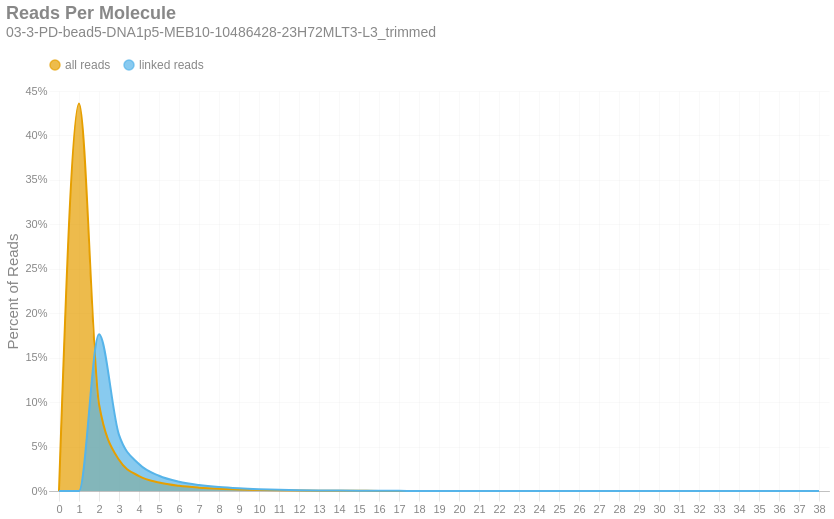

Notebook code cell kept with this figure:
### Markdown cell above
### Reads per Molecule
This chart shows the distribution of the number of reads per linked molecule. That is, how many alignments are associated with a unique molecule. This excludes the number of reads associated with invalid or absent linked-read barcodes. The `linked` histogram is the percentages recalculated when disregarding singletons.

### Code cell
if SKIPLR:
    print_html(f"Skipped")
else:

    binned_counts = np.bincount(valids['reads'].astype(int))
    all_perc = (binned_counts / n_reads)
    linked_perc = (binned_counts / n_linked_reads)
    linked_perc[1] = 0
    binned_df = pd.DataFrame({
        'readsper': range(len(binned_counts)),
        'all reads': all_perc,
        'linked reads': linked_perc
    })
    with SafeRender(binned_df):
        (
            density_plot(binned_df, 'Reads Per Molecule', samplename, 'readspmol')
            .encode(
                x=alt.X('readsper:O', title=None).axis(labelAngle=0)
                    .scale(domainMax= binned_df['readsper'].max()),
                y=alt.Y('value:Q', title='Percent of Reads')
                    .axis(format='%')
                    .stack(False),
                color=alt.Color("key:N").scale(domain = ["all reads", "linked reads"]),
                tooltip = [
                    alt.Tooltip("key:N", title = "Data Type"),
                    alt.Tooltip("readsper:O", title="Reads Per Molecule"),
                    alt.Tooltip("value:Q", format = ".2%", title="% Reads")
                ]
            )
        ).display()

### Figure 1 — Vega-Lite specification as saved in the notebook (floating-point values rounded to 4 significant figures)
{"width": "container", "height": 400, "config": {"title": {"anchor": "start", "dy": -15, "fontSize": 18, "color": "#888888", "subtitleColor": "#888888", "subtitleFontSize": 14}, "arc": {"fill": "#0072B2"}, "axis": {"domainColor": "#888888", "domainWidth": 0.5, "gridWidth": 0.2, "grid": false, "titleFontWeight": 400, "titleFontSize": 15, "labelFontSize": 11, "labelColor": "#888888", "tickColor": "#888888", "tickWidth": 0.2, "titleColor": "#888888"}, "axisBand": {"grid": false}, "axisX": {"grid": true, "tickSize": 10, "domainCap": "round"}, "axisY": {"domain": false, "grid": true, "tickSize": 0, "domainCap": "round"}, "background": "transparent", "header": {"labelFontSize": 15, "labelColor": "#888888", "titleFontSize": 15, "titleFontWeight": 600, "titleColor": "#888888"}, "legend": {"labelFont": "sans-serif", "labelFontSize": 12, "labelColor": "#888888", "symbolSize": 100, "symbolType": "circle", "titleFontSize": 12, "titlePadding": 10, "titleColor": "#888888", "title": null, "orient": "top"}, "range": {"category": ["#E69F00", "#56B4E9", "#009E73", "#F0E442", "#0072B2", "#D55E00", "#CC79A7", "#000000"], "diverging": ["#cfe8f3", "#a2d4ec", "#73bfe2", "#46abdb", "#1696d2", "#12719e"]}, "area": {"fill": "#0072B2", "fillOpacity": 0.7, "line": true, "strokeOpacity": 0.7}, "line": {"color": "#0072B2", "stroke": "#0072B2", "strokeWidth": 2}, "trail": {"color": "#0072B2", "stroke": "#0072B2", "strokeWidth": 0, "size": 1}, "point": {"filled": true}, "text": {"color": "#888888", "fontSize": 11, "align": "right", "fontWeight": 400, "size": 11}, "bar": {"fill": "#0072B2", "stroke": null}, "view": {"stroke": null, "continuousWidth": 660, "continuousHeight": 400}}, "data": {"name": "data-61940a7b4943c141bfc58acdda25b2d8"}, "mark": {"type": "area", "interpolate": "monotone"}, "encoding": {"color": {"field": "key", "scale": {"domain": ["all reads", "linked reads"]}, "type": "nominal"}, "tooltip": [{"field": "key", "title": "Data Type", "type": "nominal"}, {"field": "readsper", "title": "Reads Per Molecule", "type": "ordinal"}, {"field": "value", "format": ".2%", "title": "% Reads", "type": "quantitative"}], "x": {"axis": {"labelAngle": 0}, "field": "readsper", "scale": {"domainMax": 38.0}, "title": null, "type": "ordinal"}, "y": {"axis": {"format": "%"}, "field": "value", "stack": false, "title": "Percent of Reads", "type": "quantitative"}}, "params": [{"name": "param_c36ac31b6afebe62", "select": {"type": "point", "fields": ["key"]}, "bind": "legend"}], "title": {"text": "Reads Per Molecule", "subtitle": "03-3-PD-bead5-DNA1p5-MEB10-10486428-23H72MLT3-L3_trimmed"}, "transform": [{"fold": ["all reads", "linked reads"]}, {"filter": {"param": "param_c36ac31b6afebe62"}}], "usermeta": {"embedOptions": {"downloadFileName": "03-3-PD-bead5-DNA1p5-MEB10-10486428-23H72MLT3-L3_trimmed.readspmol"}}, "$schema": "https://vega.github.io/schema/vega-lite/v6.4.1.json", "datasets": {"data-61940a7b4943c141bfc58acdda25b2d8": [{"readsper": 0, "all reads": 0.0, "linked reads": 0.0}, {"readsper": 1, "all reads": 0.436, "linked reads": 0.0}, {"readsper": 2, "all reads": 0.09792, "linked reads": 0.1762}, {"readsper": 3, "all reads": 0.03505, "linked reads": 0.06308}, {"readsper": 4, "all reads": 0.01685, "linked reads": 0.03033}, {"readsper": 5, "all reads": 0.009519, "linked reads": 0.01713}, {"readsper": 6, "all reads": 0.005794, "linked reads": 0.01043}, {"readsper": 7, "all reads": 0.003734, "linked reads": 0.006721}, {"readsper": 8, "all reads": 0.002447, "linked reads": 0.004403}, {"readsper": 9, "all reads": 0.001648, "linked reads": 0.002966}, {"readsper": 10, "all reads": 0.001119, "linked reads": 0.002013}, {"readsper": 11, "all reads": 0.0007625, "linked reads": 0.001372}, {"readsper": 12, "all reads": 0.0005221, "linked reads": 0.0009396}, {"readsper": 13, "all reads": 0.000363, "linked reads": 0.0006533}, {"readsper": 14, "all reads": 0.0002527, "linked reads": 0.0004548}, {"readsper": 15, "all reads": 0.0001762, "linked reads": 0.0003171}, {"readsper": 16, "all reads": 0.0001234, "linked reads": 0.0002221}, {"readsper": 17, "all reads": 8.678e-05, "linked reads": 0.0001562}, {"readsper": 18, "all reads": 6.044e-05, "linked reads": 0.0001088}, {"readsper": 19, "all reads": 4.146e-05, "linked reads": 7.461e-05}, {"readsper": 20, "all reads": 2.953e-05, "linked reads": 5.315e-05}, {"readsper": 21, "all reads": 2.113e-05, "linked reads": 3.804e-05}, {"readsper": 22, "all reads": 1.488e-05, "linked reads": 2.679e-05}, {"readsper": 23, "all reads": 1.097e-05, "linked reads": 1.975e-05}, {"readsper": 24, "all reads": 8.158e-06, "linked reads": 1.468e-05}, {"readsper": 25, "all reads": 5.057e-06, "linked reads": 9.101e-06}, {"readsper": 26, "all reads": 3.483e-06, "linked reads": 6.268e-06}, {"readsper": 27, "all reads": 2.433e-06, "linked reads": 4.379e-06}, {"readsper": 28, "all reads": 1.383e-06, "linked reads": 2.49e-06}, {"readsper": 29, "all reads": 1.145e-06, "linked reads": 2.061e-06}, {"readsper": 30, "all reads": 1.05e-06, "linked reads": 1.889e-06}, {"readsper": 31, "all reads": 7.633e-07, "linked reads": 1.374e-06}, {"readsper": 32, "all reads": 6.679e-07, "linked reads": 1.202e-06}, {"readsper": 33, "all reads": 9.541e-08, "linked reads": 1.717e-07}, {"readsper": 34, "all reads": 2.385e-07, "linked reads": 4.293e-07}, {"readsper": 35, "all reads": 1.431e-07, "linked reads": 2.576e-07}, {"readsper": 36, "all reads": 1.431e-07, "linked reads": 2.576e-07}, {"readsper": 37, "all reads": 0.0, "linked reads": 0.0}, {"readsper": 38, "all reads": 4.771e-08, "linked reads": 8.586e-08}]}}
